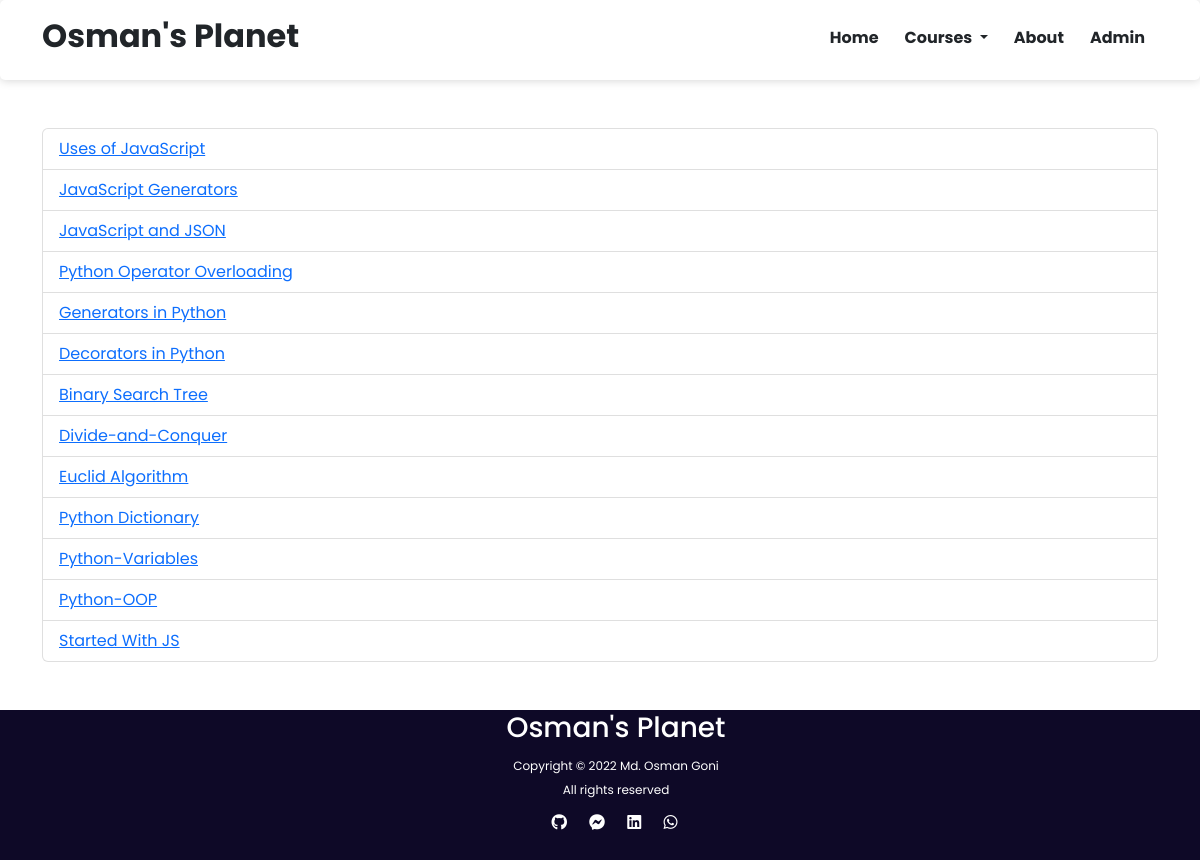
Page /all-posts/ on the earlier database version.
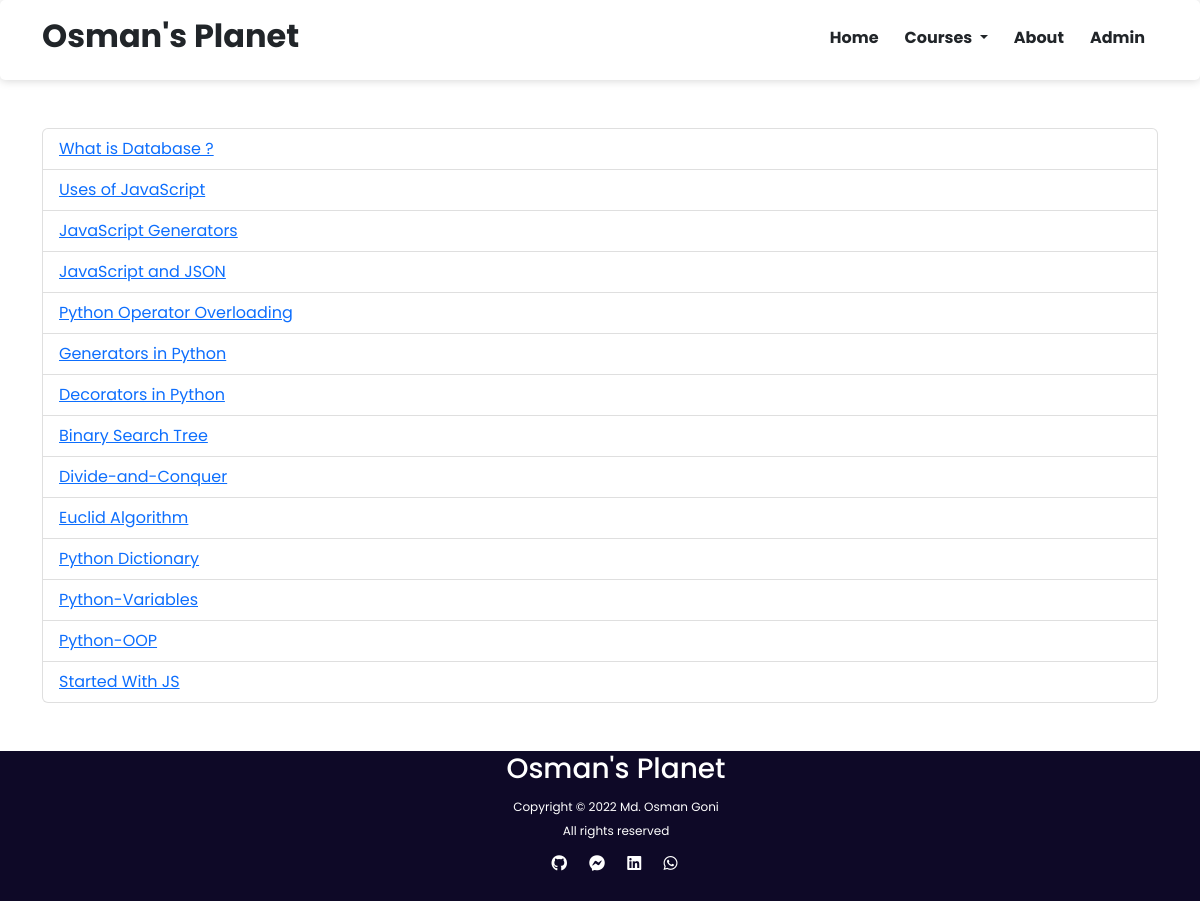
Same page on the later database version.
### blog/models.py (models this page shows, shortened)
class Post(models.Model):
  post_id = models.AutoField(primary_key=True)
  title = models.CharField(max_length=200)
  content = HTMLField()
  url = models.CharField(max_length=100)
  cat = models.ForeignKey(Category, on_delete=models.CASCADE)
  created_on = models.DateTimeField(auto_now_add=True)
  class Meta:
    ordering = ['-created_on']

### blog/views.py (the view)
# urls.py: path('all-posts/', allPosts),
def allPosts(request):
  posts = Post.objects.all()
  categories = Category.objects.all()
  data = {
    'posts':posts,
    'categories': categories,
  }
  return render(request, 'allPosts.html', data)

### templates/allPosts.html (shortened to what this page needs)
{% extends 'base.html' %}
{% block content %}
<ul class="list-group mt-5 post-list">
  {% for pst in posts %}
    <li class="list-group-item d-flex justify-content-between align-items-center">
      <a href="/post/{{pst.url}}">{{pst.title}}</a>
    </li>
  {% endfor %}
</ul>
{% endblock content %}

Differences in the rows shown:
added Post: title "What is Database ?"
